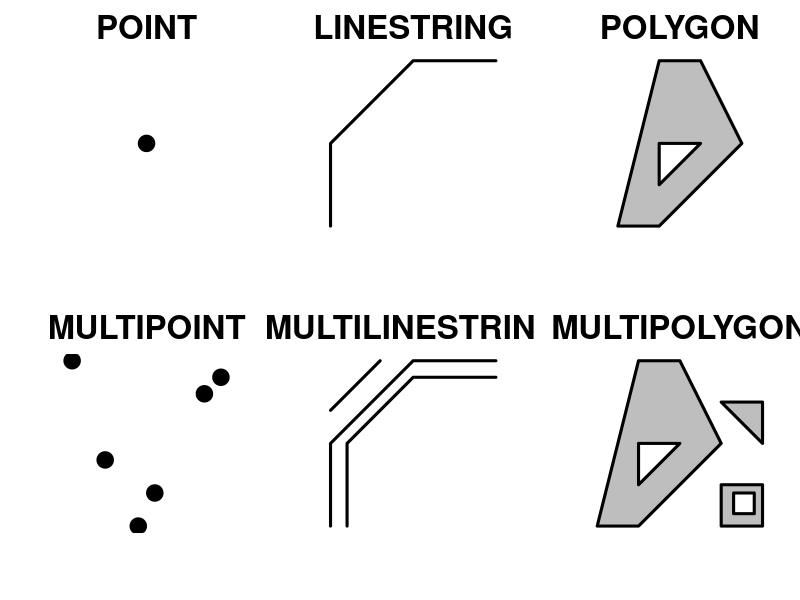
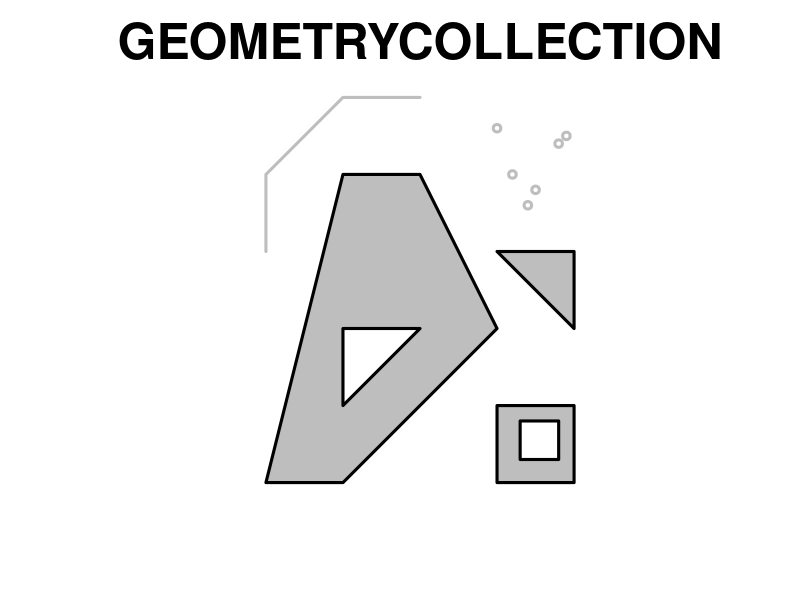

Write R code to recreate these figures, in order.
## ---- chunk 1
library(sf)

p = st_point(c(3.2,4))

pp = rbind(c(3.2,4), c(3,4.6), c(3.8,4.4), c(3.5,3.8), c(3.4,3.6), c(3.9,4.5))
mp = st_multipoint(pp)

s1 = rbind(c(0,3),c(0,4),c(1,5),c(2,5))
ls = st_linestring(s1)

s2 = rbind(c(0.2,3), c(0.2,4), c(1,4.8), c(2,4.8))
s3 = rbind(c(0,4.4), c(0.6,5))
mls = st_multilinestring(list(s1,s2,s3))

p1 = rbind(c(0,0), c(1,0), c(3,2), c(2,4), c(1,4), c(0,0))
p2 = rbind(c(1,1), c(1,2), c(2,2), c(1,1))
pol = st_polygon(list(p1, p2))
p3 = rbind(c(3,0), c(4,0), c(4,1), c(3,1), c(3,0))
p4 = rbind(c(3.3,0.3), c(3.8,0.3), c(3.8,0.8), c(3.3,0.8), c(3.3,0.3))[5:1,]
p5 = rbind(c(3,3), c(4,2), c(4,3), c(3,3))
mpol = st_multipolygon(list(list(p1,p2), list(p3,p4), list(p5)))

gc = st_geometrycollection(list(mp, mpol, ls))

par(mfrow = c(2,3))
plot(p, cex = 5, pch = 20, main = 'POINT', cex.main=3)
plot(ls, lwd = 3, main = 'LINESTRING', cex.main=3)
plot(pol, lwd = 3, col = 'grey', main = 'POLYGON', cex.main=3)
plot(mp, cex = 5, pch = 20, main = 'MULTIPOINT', cex.main=3)
plot(mls, lwd = 3, main = 'MULTILINESTRING', cex.main=3)
plot(mpol, lwd = 3, col = 'grey', main = 'MULTIPOLYGON', cex.main=3)
par(mfrow = c(1,1))
## ---- chunk 2
plot(gc, lwd = 3, col = 'grey', border = 'black', main = 'GEOMETRYCOLLECTION', cex.main=3)
## ---- chunk 3
cat(st_as_text(p))
cat(' ')
cat(st_as_text(ls))
cat(' ')
cat(st_as_text(pol))
cat(' ')
cat(st_as_text(mp))
cat(' ')
cat(st_as_text(mls))
cat(' ')
cat(st_as_text(mpol))
cat(' ')
cat(st_as_text(gc))
## ---- chunk 4
cat(st_as_binary(ls))
## ---- chunk 5
cat(st_as_text(pol))
print(pol[[1]])
print(pol[[2]])
